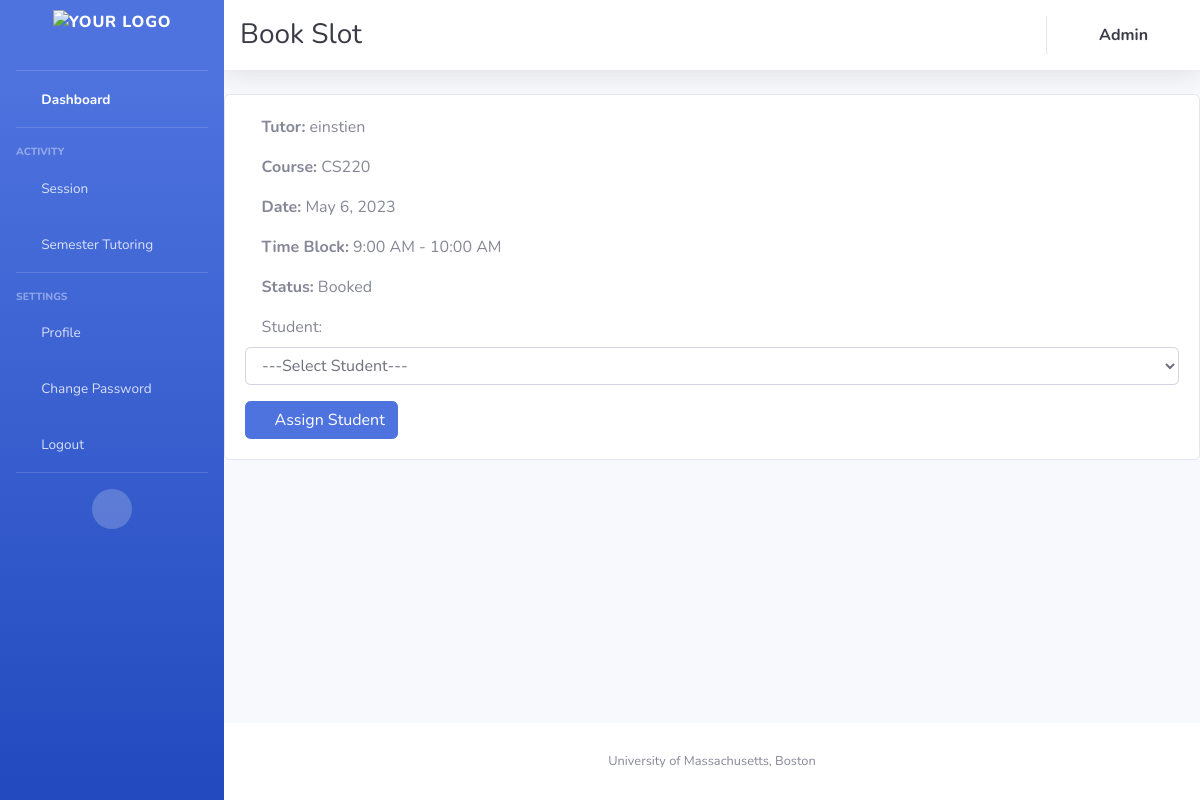
The app's page /bookingpage/31 (signed in) with its own data.
### appusers/models.py (models this page shows, shortened)
class Availability(models.Model):
    tutor = models.ForeignKey(Tutor, on_delete=models.CASCADE, null=True, blank=True, related_name='availabilities')
    date = models.DateField()
    timeblock = models.CharField(max_length=1, choices=TIMEBLOCK_CHOICES)
    booked_by = models.ForeignKey(Student, on_delete=models.SET_NULL, null=True, blank=True,
                                  related_name='booked_slots')
    course = models.ForeignKey(Course, on_delete=models.CASCADE)
    status = models.CharField(max_length=1, choices=STATUS_CHOICES)
    semester = models.CharField(max_length=25, null=True)

class Tutor(models.Model):
    user = models.OneToOneField(User, on_delete=models.CASCADE)
    courses = models.ManyToManyField(Course, related_name='tutors')
    profile_picture = models.URLField(default='static/images/favicons/Blue_logo.png')
    def __str__(self):
        return self.user.username

class Course(models.Model):
    c_name = models.CharField(max_length=100)
    c_code = models.CharField(max_length=50, unique=True, null=False)
    def __str__(self):
        return self.c_name

### appusers/views.py (the view, shortened to what this page needs)
# urls.py: path('bookingpage/<int:availability_id>',book_slots , name='booking_page'),
@login_required
def book_slots(request, availability_id):
    availability = get_object_or_404(Availability, id=availability_id)
    if request.user.is_superuser:
        students = Student.objects.all()
        return render(request, 'booking_page.html', {'slot': availability, 'students': students})
    else:
        return render(request, 'booking_page.html', {'slot': availability})

### appusers/models.py (called while the page is built)
    def __str__(self):
        return self.user.username

### templates/booking_page.html (shortened to what this page needs)
{% extends "base.html" %}
{% block top_heading %}
    <h1 class="h3 mb-0 text-gray-900"></i> Book Slot</h1>
{% endblock %}
{% block content %}
    <div class="card">
        <div class="card-body">
            <p class="card-text"><i class="fas fa-chalkboard-teacher"></i> <strong>Tutor:</strong> {{ slot.tutor }}</p>
            <p class="card-text"><i class="fas fa-book"></i> <strong>Course:</strong> {{ slot.course }}</p>
            <p class="card-text"><i class="fas fa-calendar-alt"></i> <strong>Date:</strong> {{ slot.date }}</p>
            <p class="card-text"><i class="fas fa-clock"></i> <strong>Time Block:</strong> {{ slot.get_timeblock_display }}</p>
            <p class="card-text"><i class="fas fa-check-circle"></i> <strong>Status:</strong> {{ slot.get_status_display }}</p>
            {% if user.is_authenticated %}
                {% if user.is_superuser %}
                    <form method="POST" class="mt-3">
                        <div class="form-group">
                            <label for="student"><i class="fas fa-user-graduate"></i> Student:</label>
                            <select name="student" id="student" class="form-control">
                                <option value="">---Select Student---</option>
                            </select>
                        </div>
                        <button type="submit" class="btn btn-primary" onclick="return confirm('Are you sure you want to assign this slot?')"><i class="fas fa-user-plus"></i> Assign Student</button>
                    </form>
                {% else %}
                    <form method="POST" class="mt-3">
                        {% csrf_token %}
                        <input type="hidden" name="student" value="{{ user.student.id }}">
                        <button type="submit" class="btn btn-primary" onclick="return confirm('Are you sure you want to book this slot?')"><i class="fas fa-calendar-plus"></i> Book</button>
                    </form>
                {% endif %}
            {% else %}
                <p class="card-text mt-3">Please <a href="{% url 'login' %}">log in</a> or <a href="{% url 'register' %}">register</a> to book this slot.</p>
            {% endif %}
        </div>
    </div>
{% endblock %}

### records on screen
Availability: tutor "einstien", course "CS220", date "May 6, 2023", timeblock "9:00 AM - 10:00 AM", status "Booked"
